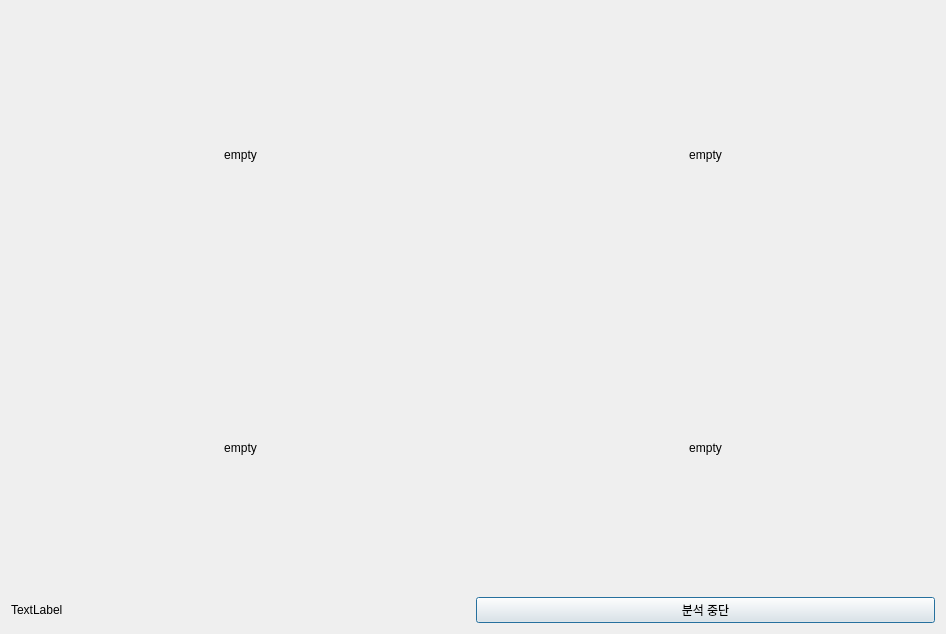
<?xml version="1.0" encoding="UTF-8"?>
<ui version="4.0">
 <class>Dialog</class>
 <widget class="QDialog" name="Dialog">
  <property name="geometry">
   <rect>
    <x>0</x>
    <y>0</y>
    <width>946</width>
    <height>634</height>
   </rect>
  </property>
  <property name="windowTitle">
   <string>Dialog</string>
  </property>
  <layout class="QGridLayout" name="gridLayout">
   <item row="1" column="3">
    <widget class="QLabel" name="videoLabel4">
     <property name="text">
      <string>empty</string>
     </property>
     <property name="alignment">
      <set>Qt::AlignCenter</set>
     </property>
    </widget>
   </item>
   <item row="0" column="3">
    <widget class="QLabel" name="videoLabel2">
     <property name="text">
      <string>empty</string>
     </property>
     <property name="alignment">
      <set>Qt::AlignCenter</set>
     </property>
    </widget>
   </item>
   <item row="0" column="2">
    <widget class="QLabel" name="videoLabel1">
     <property name="text">
      <string>empty</string>
     </property>
     <property name="alignment">
      <set>Qt::AlignCenter</set>
     </property>
    </widget>
   </item>
   <item row="1" column="2">
    <widget class="QLabel" name="videoLabel3">
     <property name="text">
      <string>empty</string>
     </property>
     <property name="alignment">
      <set>Qt::AlignCenter</set>
     </property>
    </widget>
   </item>
   <item row="2" column="2">
    <widget class="QLabel" name="testLabel">
     <property name="text">
      <string>TextLabel</string>
     </property>
    </widget>
   </item>
   <item row="2" column="3">
    <widget class="QPushButton" name="showRsltBtn">
     <property name="text">
      <string>분석 중단</string>
     </property>
    </widget>
   </item>
  </layout>
 </widget>
 <resources/>
 <connections/>
</ui>
